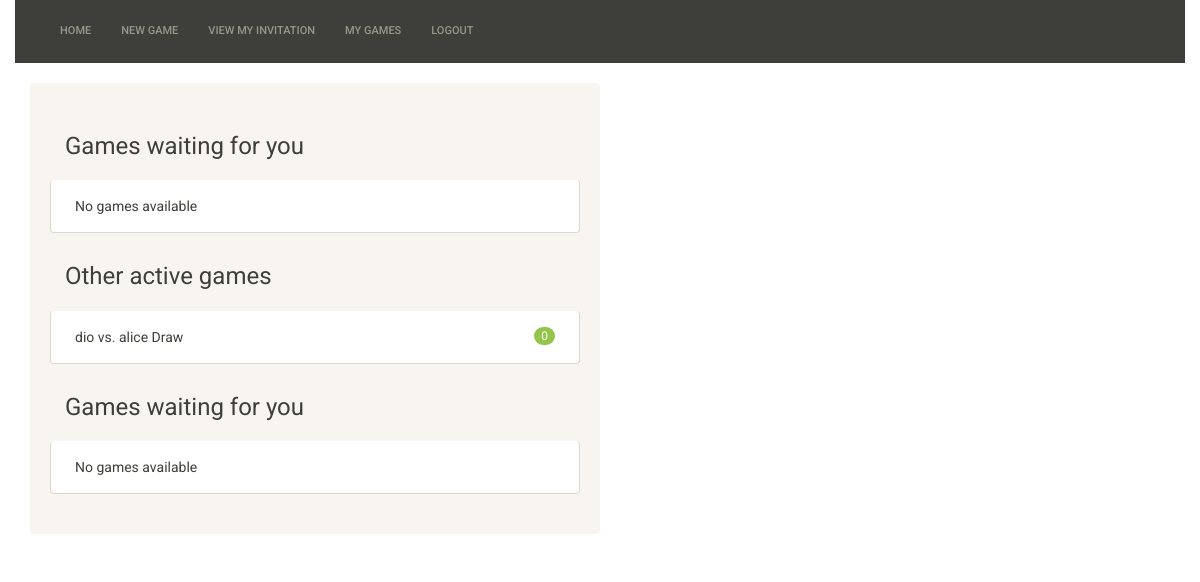
The page /user/ (signed in) on the database its author committed.
### tictactoe/models.py (models this page shows)
class Game(models.Model):
    first_player = models.ForeignKey(User, related_name="game_first_player")
    second_player = models.ForeignKey(User, related_name="game_second_player")
    next_to_move = models.ForeignKey(User, related_name="games_to_move")
    start_time = models.DateTimeField(auto_now_add=True)
    last_active = models.DateTimeField(auto_now=True)
    status = models.CharField(max_length=1, default='A', choices=GAME_STATUS_CHOICES)
    objects = GamesManager()
    def __str__(self):
        return "{0} vs. {1}".format(self.first_player, self.second_player)

### user/views.py (the view)
# urls.py: url(r'^user/', user_views.home, name="user_home"),
@login_required
def home(request):
    my_games = Game.objects.games_for_user(request.user)
    active_games = my_games.filter(status="A")
    finished_games = my_games.exclude(status="A")
    waiting_games = active_games.filter(next_to_move=request.user)
    other_games = active_games.exclude(next_to_move=request.user)
    context = {
        'other_games': other_games,
        'waiting_games': waiting_games,
        'finished_games': finished_games
    }
    return render(request, "user/home.html", context)

### tictactoe/models.py (called while the page is built)
    def games_for_user(self, user):
        return super(GamesManager, self).get_queryset().filter(
            Q(first_player_id=user.id) | Q(second_player_id=user.id))

### user/templates/user/home.html (shortened to what this page needs)
{% extends "base.html" %}
{% block content %}
<div class="well col-md-6">
    {% include "tictactoe/game_list_snippet.html" with header="Games waiting for you" games_list=waiting_games %}
    {% include "tictactoe/game_list_snippet.html" with header="Other active games" games_list=finished_games %}
    {% include "tictactoe/game_list_snippet.html" with header="Games waiting for you" games_list=other_games %}
</div>
{% endblock content%}

### tictactoe/templates/tictactoe/game_list_snippet.html
<h3 class="panel-heading"> {{ header }}</h3>
<div class="list-group">
    {% for game in games_list %}
        <a class="list-group-item" href="#">
            {{ game }}
            {% if game.status == "A" %}
                {% if game.next_to_move == user %} Your turn {% else %} Wait for other {% endif %}
            {% elif game.status == "D" %}
                Draw
            {% elif game.status == "F" and user == game.first_player %}
                You won
            {% elif game.status == "S" and user == game.second_player %}
                You won
            {% else %}
                You lost
            {% endif %}
            <span class="badge">{{ game.move_set.count }}</span>
        </a>
        {% empty %}
        <span class="list-group-item">No games available</span>
    {% endfor %}
</div>

### rows shown on the page
Game: first_player+second_player "dio vs. alice", status "Draw", move_set.count "0"

### other values the page prints
{{ header }} "Games waiting for you Other active games Games waiting for you"
